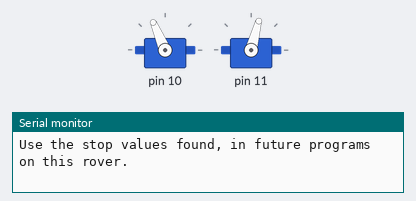
Bench run of a sketch on a simulated Arduino Uno, built with avr-gcc and run on an emulated ATmega328P. Shown: 2 × servo, the last lines printed to the serial monitor.

Above: at 0.15 s.
At 2.15 s:
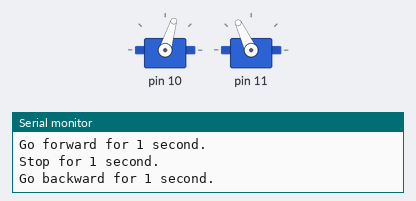
At 4.1 s:
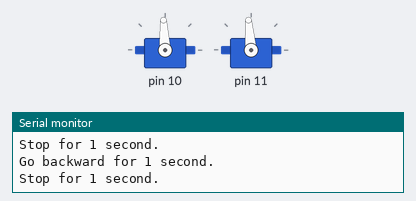
Timing chart, 0 to 5.3 s (numbered marks = the images above):
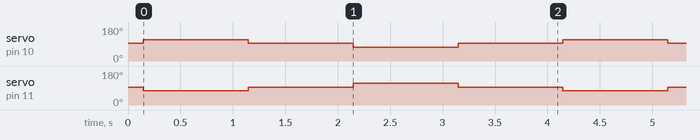

Measured:
- by itself, servo on pin 10: repeats every 4.0 s: 93° 1.0 s, 73° 1.0 s, 93° 1.0 s, 113° 1.0 s
- by itself, servo on pin 11: repeats every 4.0 s: 95° 1.0 s, 115° 1.0 s, 95° 1.0 s, 75° 1.0 s

The sketch:

Rover_Base_Calibrate1.ino
```cpp
#include <Servo.h>
#include <Rover.h>

// This is a calibration program.  It moves the rover forward
// for 1 second, stops for 1 second, then moves backwards for
// 1 second.  Tune the servo stop values (see the init function
// below) so the rover stops completely without any buzzing.
// Use these stop values in other Rover programs.

Rover* rover;

void setup()
{
    Serial.begin(9600);

    rover = new Rover();
    rover->init(10,93,11,95);

    //  init parameters are:
    //    Left Servo Pin = 10,
    //    Left Servo Stop value = 90
    //    Right Servo Pin = 11
    //    Right Servo Stop value = 90
    //
    // Tune the stop values, so the servos fully stop.

    // debugOn() and debugOff() turn debugging messages on/off in the SerialMonitor
    rover->debugOff();
    rover->stop();

    Serial.println ("Adjust the Servo Left Stop and Servo Right Stop values until the servos completely stop when stop command is given.");
    Serial.println ("Use the stop values found, in future programs on this rover.");
}

void loop()
{

    Serial.println("Go forward for 1 second.");
    rover->go(20,1000);

    Serial.println("Stop for 1 second.");
    rover->stop(1000);

    Serial.println("Go backward for 1 second.");
    rover->go(-20,1000);

    Serial.println("Stop for 1 second.");
    rover->stop(1000);

}
```
